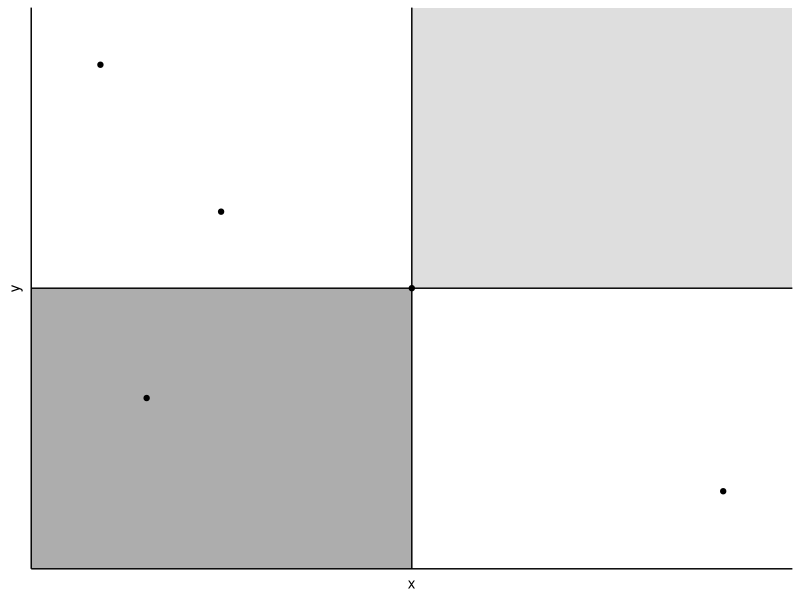

Recreate this plot in R.
library(ggplot2)

x <- c(0,-.45,-.2756,-.38321,.45)
y <- c(0,.438,.15,-.2153,-.398)

df <- data.frame(x, y)

rects <- data.frame(xstart = c(-Inf, 0), 
                    xend = c(0,Inf),
                    ystart = c(-Inf,0),
                    yend = c(0,Inf))

theme_set(theme_classic())

ggplot(df, aes(x,y))+
  lims(x=c(-.5,.5), y=c(-.5,.5))+
  geom_rect(xmin=-Inf, xmax=0, ymin=-Inf, ymax=0, fill='grey68')+
  geom_rect(xmin=0, xmax=Inf, ymin=0, ymax=Inf, fill='grey87')+
  geom_point()+
  geom_vline(xintercept = 0)+
  geom_hline(yintercept = 0)+
  theme(axis.text = element_blank(),
        axis.ticks = element_blank())
